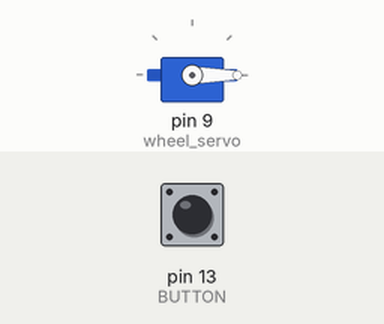
Simulated run of this sketch. Board: Arduino Uno, built with avr-gcc and run on an emulated ATmega328P. Parts: servo. Inputs (shaded band) come from the test bench; at power-on: pin 13 (BUTTON) LOW.

Above: at 1.2 s.
1.3 s: pin 13 (BUTTON) pulled HIGH for 0.15 s
At 1.4 s:
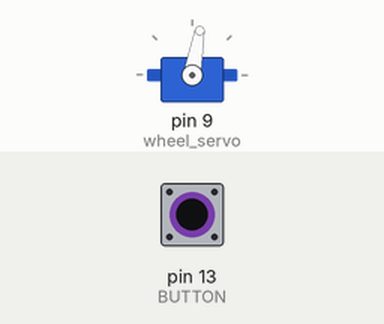
3.0 s: pin 13 (BUTTON) pulled HIGH for 3.2 s
At 6.6 s:
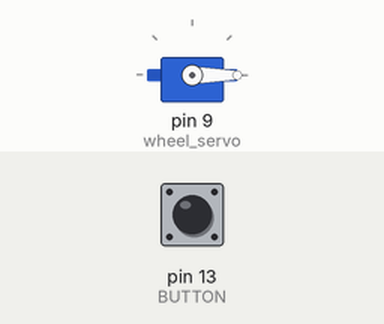
Timing chart, 0 to 8.1 s (numbered marks = the images above; inputs shaded):
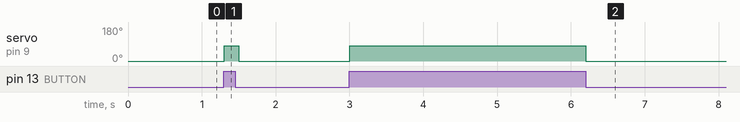

Measured:
- after the input at 1.3 s, servo on pin 9 (wheel_servo): 0° → 80° at once, → 0° 0.20 s later
- after the input at 3.0 s, servo on pin 9 (wheel_servo): 0° → 80° at once, → 0° 3.2 s later

The sketch:

iMEC_ThePriceisDice.ino
```cpp
/**
* iMEC_ThePriceisDice - Simple program to control a rotary dice.
* @Authors - Josiah Bailey & Gabe O'Brien
* @Version 0.0
*/


//Includes
#include <Servo.h>

#define BUTTON 13

//
//global(s)
//

//Var to store the value of the button

int button_value = 0 ;

int mode = 0;

Servo wheel_servo;

void setup() {
  // put your setup code here, to run once:

  //Configuring the button
  pinMode(BUTTON, INPUT);

  //Read the intial condition of the button

  button_value = digitalRead(BUTTON);

  //check the buttons value if it is a 1 set system to auto run if 0 set to manual

  if (button_value == 1){
    mode = 1;
  }
  else{
    mode = 0;
  }

  //Setup Servo ---------------------------------------------------------------
  wheel_servo.attach(9); //attaches the servo to the servo object

}

void loop() {
  // put your main code here, to run repeatedly:

  //Read the status of the button.
  button_value = digitalRead(BUTTON);

  //Check the mode
  if (mode == 1){
  //Auto Mode
  if (button_value == 1){
    wheel_servo.write(80);
    delay(6000);
    wheel_servo.write(0);
  }
  }
  else if (mode == 0){
    //Manual
        if (button_value == 1){
          wheel_servo.write(80);
        }
        else{
          wheel_servo.write(0);
        }
      delay(100);
  }


  //Only start a spin if the button has been pressed.

}
```
